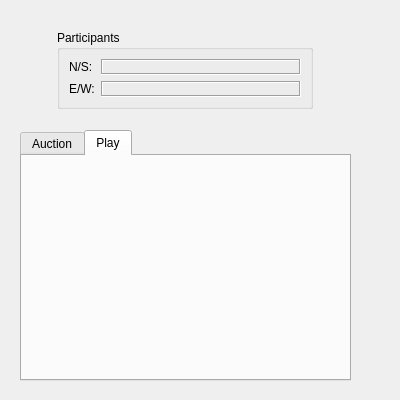
<?xml version="1.0" encoding="UTF-8"?>
<ui version="4.0">
 <class>CAuctionAndPlayDialog</class>
 <widget class="QWidget" name="CAuctionAndPlayDialog">
  <property name="geometry">
   <rect>
    <x>0</x>
    <y>0</y>
    <width>400</width>
    <height>400</height>
   </rect>
  </property>
  <property name="windowTitle">
   <string>Auction and Play</string>
  </property>
  <widget class="QTabWidget" name="auctionAndPlay">
   <property name="geometry">
    <rect>
     <x>20</x>
     <y>130</y>
     <width>331</width>
     <height>251</height>
    </rect>
   </property>
   <property name="currentIndex">
    <number>1</number>
   </property>
   <widget class="QWidget" name="auction">
    <attribute name="title">
     <string>Auction</string>
    </attribute>
   </widget>
   <widget class="QWidget" name="play">
    <attribute name="title">
     <string>Play</string>
    </attribute>
   </widget>
  </widget>
  <widget class="QWidget" name="">
   <property name="geometry">
    <rect>
     <x>10</x>
     <y>30</y>
     <width>350</width>
     <height>79</height>
    </rect>
   </property>
   <layout class="QHBoxLayout" name="horizontalLayout_3">
    <item>
     <spacer name="horizontalSpacer">
      <property name="orientation">
       <enum>Qt::Horizontal</enum>
      </property>
      <property name="sizeHint" stdset="0">
       <size>
        <width>40</width>
        <height>20</height>
       </size>
      </property>
     </spacer>
    </item>
    <item>
     <widget class="QGroupBox" name="groupBox">
      <property name="title">
       <string>Participants</string>
      </property>
      <layout class="QVBoxLayout" name="verticalLayout_2">
       <item>
        <layout class="QVBoxLayout" name="verticalLayout">
         <item>
          <layout class="QHBoxLayout" name="horizontalLayout">
           <item>
            <widget class="QLabel" name="label">
             <property name="text">
              <string>N/S:</string>
             </property>
            </widget>
           </item>
           <item>
            <widget class="QLabel" name="nsNames">
             <property name="minimumSize">
              <size>
               <width>200</width>
               <height>0</height>
              </size>
             </property>
             <property name="frameShape">
              <enum>QFrame::Box</enum>
             </property>
             <property name="frameShadow">
              <enum>QFrame::Sunken</enum>
             </property>
             <property name="text">
              <string/>
             </property>
            </widget>
           </item>
          </layout>
         </item>
         <item>
          <layout class="QHBoxLayout" name="horizontalLayout_2">
           <item>
            <widget class="QLabel" name="label_2">
             <property name="text">
              <string>E/W:</string>
             </property>
            </widget>
           </item>
           <item>
            <widget class="QLabel" name="ewNames">
             <property name="minimumSize">
              <size>
               <width>200</width>
               <height>0</height>
              </size>
             </property>
             <property name="frameShape">
              <enum>QFrame::Box</enum>
             </property>
             <property name="frameShadow">
              <enum>QFrame::Sunken</enum>
             </property>
             <property name="text">
              <string/>
             </property>
            </widget>
           </item>
          </layout>
         </item>
        </layout>
       </item>
      </layout>
     </widget>
    </item>
    <item>
     <spacer name="horizontalSpacer_2">
      <property name="orientation">
       <enum>Qt::Horizontal</enum>
      </property>
      <property name="sizeHint" stdset="0">
       <size>
        <width>40</width>
        <height>20</height>
       </size>
      </property>
     </spacer>
    </item>
   </layout>
  </widget>
 </widget>
 <resources/>
 <connections/>
</ui>
